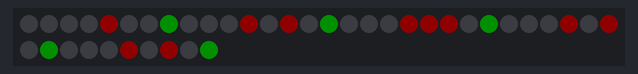
Simulated run of this sketch. Board: Arduino Uno, built with avr-gcc and run on an emulated ATmega328P. Parts: 40 RGB LEDs in strip order, left to right, continuing on the next row. Dim RGB values are drawn brighter than linear.

Above: at 0.25 s.
At 2.15 s:
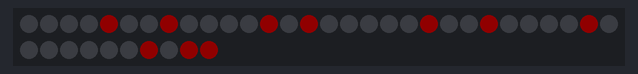
At 3.07 s:
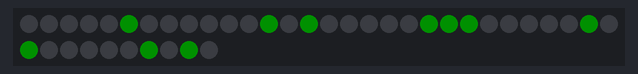
At 3.79 s:
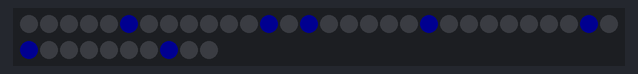
At 5.73 s:
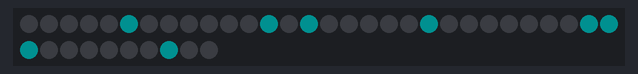
At 7.6 s:
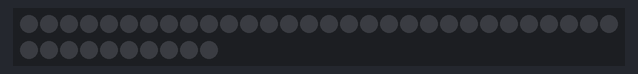

The sketch:

2812-Text-Display.ino
```cpp
#include <Adafruit_NeoPixel.h>
#ifdef __AVR__
#include <avr/power.h>
#endif

#define PIN 13

class PixelRenderer {

  public:

    PixelRenderer () = default;

    void init () {

      m_strip.begin();
      m_strip.show();

    };

    Adafruit_NeoPixel& getStrip () { return m_strip; };

    void draw (const char data[120]) {

      for (char i = 0; i < 40; ++i) {
        char start = i * 3;
        m_strip.setPixelColor(i, m_strip.Color(data[start], data[start + 1], data[start + 2]));
      }
      m_strip.show();

    }

  private:

    Adafruit_NeoPixel m_strip = Adafruit_NeoPixel(40, PIN, NEO_GRB + NEO_KHZ800);;

};

enum class Character {
  A, B, C, D, E, F, G, H, I, J, K, L, M, N, O, P, Q, R, S, T, U, V, W, X, Y, Z,
  N1, N2, N3, N4, N5, N6, N7, N8, N9, N0,
  SPACE, PERIOD, COMMA, QUESTION, EXCLAMATION, DOLLAR, POUND, DASH, SLASH, PLUS, EQUALS, AMPERSAND, LPAREN, RPAREN, QUOTE
};

class Letter {

  public:

    Letter (Character character, char r, char g, char b)
    : m_character(character), m_r(r), m_g(g), m_b(b) {};

    Letter ()
    : m_character(Character::SPACE), m_r(0), m_g(0), m_b(0) {};

    Character getCharacter () const noexcept { return m_character; };
    char getR () const noexcept { return m_r; };
    char getG () const noexcept { return m_g; };
    char getB () const noexcept { return m_b; };

    char getWidth () {

      switch (m_character) {

        case Character::I:
        case Character::PERIOD:
        case Character::EXCLAMATION:
        case Character::QUOTE:
          return 1;

        case Character::SPACE:
        case Character::COMMA:
        case Character::DASH:
        case Character::LPAREN:
        case Character::RPAREN:
          return 2;

        case Character::M:
          return 4;

        default:
          return 3;

      }

    }

    static bool m_grid_a[15];
    static bool m_grid_b[15];
    static bool m_grid_c[15];
    static bool m_grid_d[15];
    static bool m_grid_e[15];
    static bool m_grid_f[15];
    static bool m_grid_g[15];
    static bool m_grid_h[15];
    static bool m_grid_i[5];
    static bool m_grid_j[15];
    static bool m_grid_k[15];
    static bool m_grid_l[15];
    static bool m_grid_m[15];
    static bool m_grid_n[20];
    static bool m_grid_o[15];
    static bool m_grid_p[15];
    static bool m_grid_q[15];
    static bool m_grid_r[15];
    static bool m_grid_s[15];
    static bool m_grid_t[15];
    static bool m_grid_u[15];
    static bool m_grid_v[15];
    static bool m_grid_w[15];
    static bool m_grid_x[15];
    static bool m_grid_y[15];
    static bool m_grid_z[15];
    static bool m_grid_1[10];
    static bool m_grid_2[15];
    static bool m_grid_3[15];
    static bool m_grid_4[15];
    static bool m_grid_5[15];
    static bool m_grid_6[15];
    static bool m_grid_7[15];
    static bool m_grid_8[15];
    static bool m_grid_9[15];
    static bool m_grid_0[15];
    static bool m_grid_space[10];
    static bool m_grid_period[5];
    static bool m_grid_comma[10];
    static bool m_grid_question[15];
    static bool m_grid_exclamation[5];
    static bool m_grid_dollar[15];
    static bool m_grid_pound[15];
    static bool m_grid_dash[10];
    static bool m_grid_slash[15];
    static bool m_grid_plus[15];
    static bool m_grid_equals[15];
    static bool m_grid_ampersand[15];
    static bool m_grid_lparen[10];
    static bool m_grid_rparen[10];
    static bool m_grid_quote[5];

  private:

    Character m_character;
    char m_r;
    char m_g;
    char m_b;

};

bool Letter::m_grid_a[15] = {
  0, 1, 0,
  1, 0, 1,
  1, 1, 1,
  1, 0, 1,
  1, 0, 1
};

bool Letter::m_grid_b[15] = {
  1, 1, 0,
  1, 0, 1,
  1, 1, 0,
  1, 0, 1,
  1, 1, 0
};

bool Letter::m_grid_c[15] {
  0, 1, 0,
  1, 0, 1,
  1, 0, 0,
  1, 0, 1,
  0, 1, 0
};

bool Letter::m_grid_d[15] {
  1, 1, 0,
  1, 0, 1,
  1, 0, 1,
  1, 0, 1,
  1, 1, 0
};

bool Letter::m_grid_e[15] {
  1, 1, 1,
  1, 0, 0,
  1, 1, 1,
  1, 0, 0,
  1, 1, 1
};

bool Letter::m_grid_f[15] {
  1, 1, 1,
  1, 0, 0,
  1, 1, 1,
  1, 0, 0,
  1, 0, 0
};

bool Letter::m_grid_g[15] {
  0, 1, 0,
  1, 0, 1,
  1, 0, 0,
  1, 1, 1,
  0, 1, 0
};

bool Letter::m_grid_h[15] {
  1, 0, 1,
  1, 0, 1,
  1, 1, 1,
  1, 0, 1,
  1, 0, 1
};

bool Letter::m_grid_i[5] {
  1,
  1,
  1,
  1,
  1
};

bool Letter::m_grid_j[15] {
  1, 1, 1,
  0, 1, 0,
  0, 1, 0,
  0, 1, 0,
  1, 1, 0
};

bool Letter::m_grid_k[15] {
  1, 0, 1,
  1, 0, 1,
  1, 1, 0,
  1, 0, 1,
  1, 0, 1
};

bool Letter::m_grid_l[15] {
  1, 0, 0,
  1, 0, 0,
  1, 0, 0,
  1, 0, 0,
  1, 1, 1
};

bool Letter::m_grid_m[15] {
  1, 0, 1,
  1, 1, 1,
  1, 0, 1,
  1, 0, 1,
  1, 0, 1
};

bool Letter::m_grid_n[20] {
  1, 0, 0, 1,
  1, 1, 0, 1,
  1, 0, 1, 1,
  1, 0, 0, 1,
  1, 0, 0, 1
};

bool Letter::m_grid_o[15] {
  0, 1, 0,
  1, 0, 1,
  1, 0, 1,
  1, 0, 1,
  0, 1, 0
};

bool Letter::m_grid_p[15] {
  1, 1, 0,
  1, 0, 1,
  1, 1, 0,
  1, 0, 0,
  1, 0, 0
};

bool Letter::m_grid_q[15] {
  0, 1, 0,
  1, 0, 1,
  1, 0, 1,
  1, 1, 1,
  0, 1, 1
};

bool Letter::m_grid_r[15] {
  1, 1, 0,
  1, 0, 1,
  1, 1, 0,
  1, 0, 1,
  1, 0, 1
};

bool Letter::m_grid_s[15] {
  0, 1, 1,
  1, 0, 0,
  0, 1, 0,
  0, 0, 1,
  1, 1, 0
};

bool Letter::m_grid_t[15] {
  1, 1, 1,
  0, 1, 0,
  0, 1, 0,
  0, 1, 0,
  0, 1, 0
};

bool Letter::m_grid_u[15] {
  1, 0, 1,
  1, 0, 1,
  1, 0, 1,
  1, 0, 1,
  1, 1, 1
};

bool Letter::m_grid_v[15] {
  1, 0, 1,
  1, 0, 1,
  1, 0, 1,
  1, 0, 1,
  0, 1, 0
};

bool Letter::m_grid_w[15] {
  1, 0, 1,
  1, 0, 1,
  1, 0, 1,
  1, 1, 1,
  1, 0, 1
};

bool Letter::m_grid_x[15] {
  1, 0, 1,
  1, 0, 1,
  0, 1, 0,
  1, 0, 1,
  1, 0, 1
};

bool Letter::m_grid_y[15] {
  1, 0, 1,
  1, 0, 1,
  0, 1, 0,
  0, 1, 0,
  0, 1, 0
};

bool Letter::m_grid_z[15] {
  1, 1, 1,
  0, 0, 1,
  0, 1, 0,
  1, 0, 0,
  1, 1, 1
};

bool Letter::m_grid_1[10] {
  1, 1,
  0, 1,
  0, 1,
  0, 1,
  0, 1
};

bool Letter::m_grid_2[15] {
  0, 1, 0,
  1, 0, 1,
  0, 1, 0,
  1, 0, 0,
  1, 1, 1
};

bool Letter::m_grid_3[15] {
  1, 1, 0,
  0, 0, 1,
  0, 1, 0,
  0, 0, 1,
  1, 1, 0
};

bool Letter::m_grid_4[15] {
  1, 0, 1,
  1, 0, 1,
  1, 1, 1,
  0, 0, 1,
  0, 0, 1
};

bool Letter::m_grid_5[15] {
  1, 1, 1,
  1, 0, 0,
  1, 1, 0,
  0, 0, 1,
  1, 1, 0
};

bool Letter::m_grid_6[15] {
  0, 1, 1,
  1, 0, 0,
  1, 1, 0,
  1, 0, 1,
  0, 1, 0
};

bool Letter::m_grid_7[15] {
  1, 1, 1,
  0, 0, 1,
  0, 0, 1,
  0, 1, 0,
  1, 0, 0,
};

bool Letter::m_grid_8[15] {
  0, 1, 0,
  1, 0, 1,
  0, 1, 0,
  1, 0, 1,
  0, 1, 0
};

bool Letter::m_grid_9[15] {
  0, 1, 0,
  1, 0, 1,
  0, 1, 1,
  0, 0, 1,
  1, 1, 0
};

bool Letter::m_grid_0[15] {
  0, 1, 0,
  1, 0, 1,
  1, 1, 1,
  1, 0, 1,
  0, 1, 0
};

bool Letter::m_grid_space[10] {
  0, 0,
  0, 0,
  0, 0,
  0, 0,
  0, 0
};

bool Letter::m_grid_period[5] {
  0,
  0,
  0,
  0,
  1
};

bool Letter::m_grid_comma[10] {
  0, 0,
  0, 0,
  0, 0,
  0, 1,
  1, 0
};

bool Letter::m_grid_question[15] {
  1, 1, 0,
  0, 0, 1,
  0, 1, 0,
  0, 0, 0,
  0, 1, 0
};

bool Letter::m_grid_exclamation[5] {
  1,
  1,
  1,
  0,
  1
};

bool Letter::m_grid_dollar[15] {
  0, 1, 1,
  1, 1, 0,
  1, 1, 0,
  0, 1, 1,
  1, 1, 0
};

bool Letter::m_grid_pound[15] {
  1, 0, 1,
  1, 1, 1,
  1, 0, 1,
  1, 1, 1,
  1, 0, 1
};

bool Letter::m_grid_dash[10] {
  0, 0,
  0, 0,
  1, 1,
  0, 0,
  0, 0
};

bool Letter::m_grid_slash[15] {
  0, 0, 1,
  0, 0, 1,
  0, 1, 0,
  1, 0, 0,
  1, 0, 0
};

bool Letter::m_grid_plus[15] {
  0, 0, 0,
  0, 1, 0,
  1, 1, 1,
  0, 1, 0,
  0, 0, 0
};

bool Letter::m_grid_equals[15] {
  0, 0, 0,
  1, 1, 1,
  0, 0, 0,
  1, 1, 1,
  0, 0, 0
};

bool Letter::m_grid_ampersand[15] {
  0, 1, 0,
  1, 0, 1,
  0, 1, 0,
  1, 1, 1,
  0, 1, 1
};

bool Letter::m_grid_lparen[10] {
  0, 1,
  1, 0,
  1, 0,
  1, 0,
  0, 1
};

bool Letter::m_grid_rparen[10] {
  1, 0,
  0, 1,
  0, 1,
  0, 1,
  1, 0
};

bool Letter::m_grid_quote[5] {
  1,
  0,
  0,
  0,
  0
};

template<size_t SIZE>
class Word {

  public:

    Word (Letter* letters) {

      m_letters = letters;

    };

    int getWidth () {

      int width = 0;
      for (int i = 0; i < SIZE; ++i) {
        width += m_letters[i].getWidth();
        ++width;
      }
      --width;

      return width;

    }

    void render (PixelRenderer& renderer, int offset) {

      char screen[120];       // screen data of 24-bit pixels (R, G, then B char)
      int remaining = offset; // remaining columns to offset
      char skip = 0;          // number of columns to skip in letter
      bool started = false;   // whether or not we've started drawing letters
      char drawn = 0;         // number of columns drawn (and index of column to write to next)
      char toDraw = 8;        // number of columns remaining until the end of the screen

      // loop over each letter
      for (int i = 0; i < SIZE; ++i) {

        // if we're checking for skipped letters still
        if (!started) {

          // if we're out of columns to offset
          if (remaining <= 0) {

            skip = remaining + m_letters[i].getWidth();
            started = true; // no longer skipping letters

          } else { // still have columns to offset

            // subtract the length of this letter and it's subsequent spacing
            remaining -= m_letters[i].getWidth() + 1;
            continue; // and start over

          }

        } else { // not checking for skipped letters anymore

          skip = 0;

        }

        const bool* pixelGrid = nullptr; // pointer to a bool array of pixel data for the current letter (misuse may cause segfault)

        // check type of character and point pixelGrid at its the address of its pixel grid
        switch (m_letters[i].getCharacter()) {

          case Character::A:
            pixelGrid = Letter::m_grid_a;
            break;

          case Character::B:
            pixelGrid = Letter::m_grid_b;
            break;

          case Character::C:
            pixelGrid = Letter::m_grid_c;
            break;

          case Character::D:
            pixelGrid = Letter::m_grid_d;
            break;

          case Character::E:
            pixelGrid = Letter::m_grid_e;
            break;

          case Character::F:
            pixelGrid = Letter::m_grid_f;
            break;

          case Character::G:
            pixelGrid = Letter::m_grid_g;
            break;

          case Character::H:
            pixelGrid = Letter::m_grid_h;
            break;

          case Character::I:
            pixelGrid = Letter::m_grid_i;
            break;

          case Character::J:
            pixelGrid = Letter::m_grid_j;
            break;

          case Character::K:
            pixelGrid = Letter::m_grid_k;
            break;

          case Character::L:
            pixelGrid = Letter::m_grid_l;
            break;

          case Character::M:
            pixelGrid = Letter::m_grid_m;
            break;

          case Character::N:
            pixelGrid = Letter::m_grid_n;
            break;

          case Character::O:
            pixelGrid = Letter::m_grid_o;
            break;

          case Character::P:
            pixelGrid = Letter::m_grid_p;
            break;

          case Character::Q:
            pixelGrid = Letter::m_grid_q;
            break;

          case Character::R:
            pixelGrid = Letter::m_grid_r;
            break;

          case Character::S:
            pixelGrid = Letter::m_grid_s;
            break;

          case Character::T:
            pixelGrid = Letter::m_grid_t;
            break;

          case Character::U:
            pixelGrid = Letter::m_grid_u;
            break;

          case Character::V:
            pixelGrid = Letter::m_grid_v;
            break;

          case Character::W:
            pixelGrid = Letter::m_grid_w;
            break;

          case Character::X:
            pixelGrid = Letter::m_grid_x;
            break;

          case Character::Y:
            pixelGrid = Letter::m_grid_y;
            break;

          case Character::Z:
            pixelGrid = Letter::m_grid_z;
            break;

          case Character::N1:
            pixelGrid = Letter::m_grid_1;
            break;

          case Character::N2:
            pixelGrid = Letter::m_grid_2;
            break;

          case Character::N3:
            pixelGrid = Letter::m_grid_3;
            break;

          case Character::N4:
            pixelGrid = Letter::m_grid_4;
            break;

          case Character::N5:
            pixelGrid = Letter::m_grid_5;
            break;

          case Character::N6:
            pixelGrid = Letter::m_grid_6;
            break;

          case Character::N7:
            pixelGrid = Letter::m_grid_7;
            break;

          case Character::N8:
            pixelGrid = Letter::m_grid_8;
            break;

          case Character::N9:
            pixelGrid = Letter::m_grid_9;
            break;

          case Character::N0:
            pixelGrid = Letter::m_grid_0;
            break;

          case Character::SPACE:
            pixelGrid = Letter::m_grid_space;
            break;

          case Character::PERIOD:
            pixelGrid = Letter::m_grid_period;
            break;

          case Character::COMMA:
            pixelGrid = Letter::m_grid_comma;
            break;

          case Character::QUESTION:
            pixelGrid = Letter::m_grid_question;
            break;

          case Character::EXCLAMATION:
            pixelGrid = Letter::m_grid_exclamation;
            break;

          case Character::DOLLAR:
            pixelGrid = Letter::m_grid_dollar;
            break;

          case Character::POUND:
            pixelGrid = Letter::m_grid_pound;
            break;

          case Character::DASH:
            pixelGrid = Letter::m_grid_dash;
            break;

          case Character::SLASH:
            pixelGrid = Letter::m_grid_slash;
            break;

          case Character::PLUS:
            pixelGrid = Letter::m_grid_plus;
            break;

          case Character::EQUALS:
            pixelGrid = Letter::m_grid_equals;
            break;

          case Character::AMPERSAND:
            pixelGrid = Letter::m_grid_ampersand;
            break;

          case Character::LPAREN:
            pixelGrid = Letter::m_grid_lparen;
            break;

          case Character::RPAREN:
            pixelGrid = Letter::m_grid_rparen;
            break;

          case Character::QUOTE:
            pixelGrid = Letter::m_grid_quote;
            break;

        }

        // if there's still room to draw
        if (toDraw > 0) {

          char start = 0; // stores actual index of screen data for the top left pixel's R channel

          // loop for this letter's width
          for (char j = 0; j < m_letters[i].getWidth(); ++j) {

            // if we are supposed to be skipping columns of this letter
            if (skip > 0) {

              --skip; // decrement skip
              continue; // and start over (j increments)

            } else if (skip < 0) { // negative skip means pre-letter margin

              // loop for each negative skip
              for (; skip < 0; ++skip) {

                // if there's still room to draw
                if (toDraw > 0) {

                  start = drawn * 3; // R channel of first available column

                  // draw a blank column
                  for (char x = 0; x < 5; ++x) {

                    char offset = x * 8 * 3;

                    screen[offset + start] = 0;
                    screen[offset + start + 1] = 0;
                    screen[offset + start + 2] = 0;

                  }

                  // move to next column
                  --toDraw;
                  ++drawn;

                } else {

                  break; // no room to draw, so quit trying

                }

              }

            }

            // if there's still room to draw
            if (toDraw > 0) {

              start = drawn * 3; // R channel of first available column

              // draw column of letter
              for (char x = 0; x < 5; ++x) {

                char offset = x * 8 * 3;
                char at = x * m_letters[i].getWidth() + j;

                screen[offset + start] = pixelGrid[at] ? m_letters[i].getR() : 0;
                screen[offset + start + 1] = pixelGrid[at] ? m_letters[i].getG() : 0;
                screen[offset + start + 2] = pixelGrid[at] ? m_letters[i].getB() : 0;

              }

              // move to next column
              --toDraw;
              ++drawn;

            } else {

              break; // no room to draw, so quit trying

            }

          }

          // if there's still room to draw
          if (toDraw > 0) {

            start = drawn * 3; // R channel of first available column

            // draw column of letter
            for (char x = 0; x < 5; ++x) {

              char offset = x * 8 * 3;

              screen[offset + start] = 0;
              screen[offset + start + 1] = 0;
              screen[offset + start + 2] = 0;

            }

            // move to next column
            --toDraw;
            ++drawn;

          } else {

            break; // no room to draw, so quit trying

          }

        } else {

          break;

        }

      }

      // if there's still room to draw (after drawing all the letters)
      if (toDraw > 0) {

        // loop for the remaining columns
        for (char i = 0; i < toDraw; ++i) {

          char start = drawn * 3; // R channel of first available column

          // draw a blank column
          for (char x = 0; x < 5; ++x) {

            char offset = x * 8 * 3;

            screen[offset + start] = 0;
            screen[offset + start + 1] = 0;
            screen[offset + start + 2] = 0;

          }

          // move to next column
          --toDraw;
          ++drawn;

        }

      }

      // draw the screen data to the RGB matrix
      renderer.draw(screen);

    }

  private:

    Letter* m_letters;

};

auto renderer = PixelRenderer();
Letter letters[19] = {
  Letter(Character::A, 16, 0, 0),
  Letter(Character::L, 0, 16, 0),
  Letter(Character::E, 0, 0, 16),
  Letter(Character::X, 16, 16, 0),
  Letter(Character::SPACE, 0, 0, 0),
  Letter(Character::I, 16, 0, 0),
  Letter(Character::S, 16, 0, 0),
  Letter(Character::SPACE, 0, 0, 0),
  Letter(Character::A, 0, 16, 0),
  Letter(Character::SPACE, 0, 0, 0),
  Letter(Character::C, 0, 0, 16),
  Letter(Character::O, 0, 0, 16),
  Letter(Character::O, 0, 0, 16),
  Letter(Character::L, 0, 0, 16),
  Letter(Character::SPACE, 0, 0, 0),
  Letter(Character::G, 0, 16, 16),
  Letter(Character::U, 0, 16, 16),
  Letter(Character::Y, 0, 16, 16),
  Letter(Character::EXCLAMATION, 16, 16, 16)
};
auto theWord = Word<19>(letters);

int offset = -8;

void setup() {

  renderer.init();

}

void loop() {

  theWord.render(renderer, offset);
  ++offset;
  if (offset >= theWord.getWidth() + 8) {
    offset = -8;
  }
  delay(100);

}
```

Measured:
- by itself, everything shown: repeats every 8.5 s, in 70 steps
- what the display in image 5 shows lasts 0.9 s, from 7.6 s to 8.5 s
